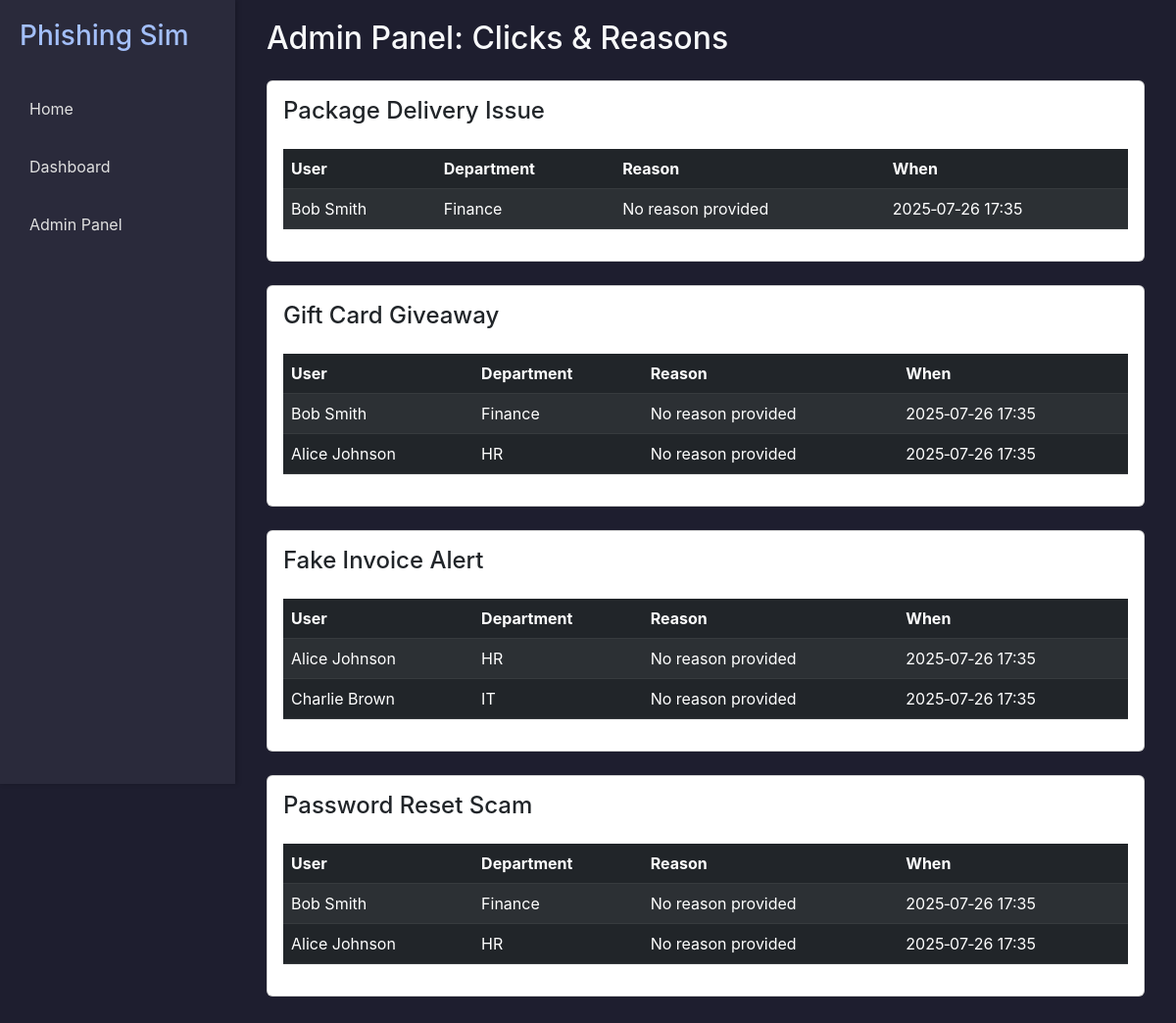
/admin, run on an earlier commit of the app's database.
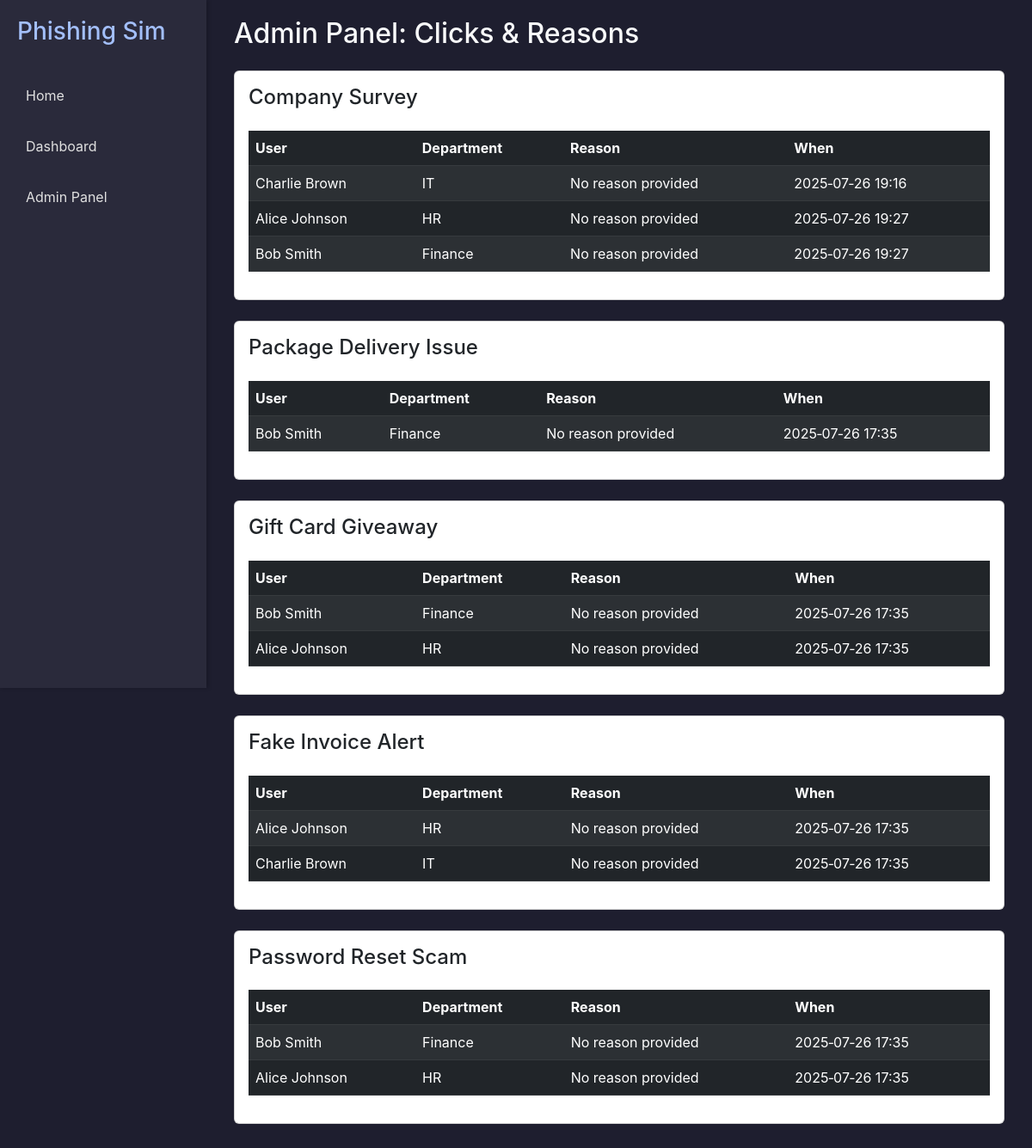
And on a later commit of the database.
### models.py (models this page shows)
class Campaign(db.Model):
    __tablename__ = 'campaigns'
    id = db.Column(db.Integer, primary_key=True)
    name = db.Column(db.String(200), nullable=False)
    email_template = db.Column(db.Text, nullable=False)
    created_at = db.Column(db.DateTime, default=datetime.utcnow)
    clicks = db.relationship('Click', backref='campaign', lazy=True)

class Click(db.Model):
    __tablename__ = 'clicks'
    id = db.Column(db.Integer, primary_key=True)
    user_id = db.Column(db.Integer, db.ForeignKey('users.id'), nullable=False)
    campaign_id = db.Column(db.Integer, db.ForeignKey('campaigns.id'), nullable=False)
    timestamp = db.Column(db.DateTime, default=datetime.utcnow)
    reason = db.Column(db.Text, nullable=True)
    user = db.relationship('User', backref=db.backref('clicks', lazy=True))

class User(db.Model):
    __tablename__ = 'users'
    id = db.Column(db.Integer, primary_key=True)
    name = db.Column(db.String(100), nullable=False)
    email = db.Column(db.String(120), unique=True, nullable=False)
    department = db.Column(db.String(100), nullable=True)

### app.py (the view)
@app.route('/admin')
def admin_panel():
    campaigns = Campaign.query.order_by(Campaign.created_at.desc()).all()
    return render_template('admin.html', campaigns=campaigns)

### templates/admin.html
{% extends 'base.html' %}
{% block content %}
<div class="container">
  <h2 class="text-light mb-4">Admin Panel: Clicks & Reasons</h2>
  {% for campaign in campaigns %}
  <div class="card mb-4">
    <div class="card-body">
      <h4 class="card-title">{{ campaign.name }}</h4>
      {% if campaign.clicks %}
        <div class="table-responsive">
          <table class="table table-dark table-striped mt-3">
            <thead>
              <tr>
                <th>User</th>
                <th>Department</th>
                <th>Reason</th>
                <th>When</th>
              </tr>
            </thead>
            <tbody>
              {% for click in campaign.clicks %}
              <tr>
                <td>{{ click.user.name }}</td>
                <td>{{ click.user.department or '—' }}</td>
                <td>{{ click.reason or 'No reason provided' }}</td>
                <td>{{ click.timestamp.strftime('%Y‑%m‑%d %H:%M') }}</td>
              </tr>
              {% endfor %}
            </tbody>
          </table>
        </div>
      {% else %}
        <p class="text-muted mt-2">No clicks recorded yet for this campaign.</p>
      {% endif %}
    </div>
  </div>
  {% endfor %}
</div>
{% endblock %}

### templates/base.html (shortened to what this page needs)
<!DOCTYPE html>
<html lang="en">
<head>
    <link rel="stylesheet" href="https://cdn.jsdelivr.net/npm/bootstrap@5.3.0/dist/css/bootstrap.min.css">
    <link rel="stylesheet" href="https://cdnjs.cloudflare.com/ajax/libs/font-awesome/6.0.0/css/all.min.css">
</head>
<body>
    <div class="sidebar">
        <h3>Phishing Sim</h3>
        <a href="{{ url_for('landing') }}">Home</a>
        <a href="{{ url_for('home') }}">Dashboard</a>
        <a href="{{ url_for('admin_panel') }}">Admin Panel</a>
    </div>
    <div class="main-content">
        {% block content %}{% endblock %}
    </div>
</body>
</html>

### templates/base.html (style rules this page uses)
html, body { margin: 0; padding: 0; height: 100%; background-color: #1e1e2f; font-family: 'Inter', sans-serif; }
.sidebar { width: 240px; background-color: #2a2a3b; color: #a3bffa; height: 100vh; padding: 20px; position: fixed; top: 0; left: 0; display: flex; flex-direction: column; gap: 15px; box-shadow: 2px 0 5px rgba(0, 0, 0, 0.2); }
.sidebar h3 { margin-bottom: 20px; color: #a3bffa; }
.sidebar a { text-decoration: none; color: #e0e0e0; font-size: 16px; padding: 10px; border-radius: 6px; transition: background 0.2s; }
.main-content { margin-left: 240px; padding: 20px; color: #e0e0e0; }

What changed in the data, as far as the page shows it:
added Campaign: name "Company Survey"
added Click: user.name "Charlie Brown", user "IT", reason "No reason provided", timestamp "2025‑07‑26 19:16", shown under "Company Survey"
added Click: user.name "Alice Johnson", user "HR", reason "No reason provided", timestamp "2025‑07‑26 19:27", shown under "Company Survey"
added Click: user.name "Bob Smith", user "Finance", reason "No reason provided", timestamp "2025‑07‑26 19:27", shown under "Company Survey"
